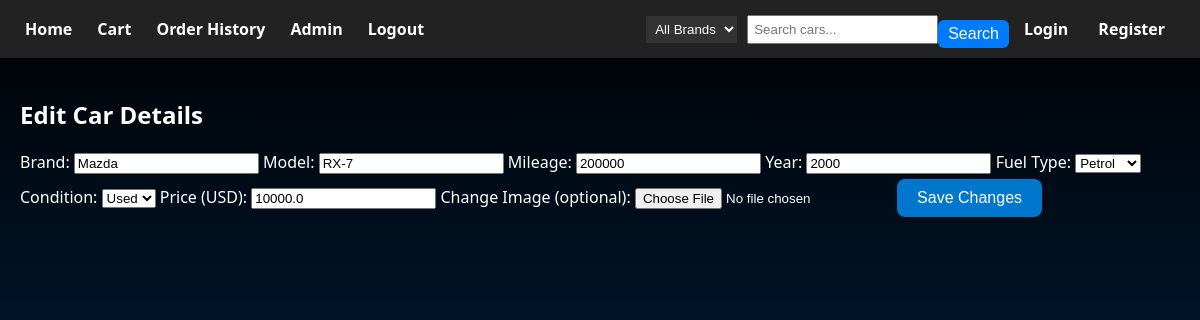
Page /edit/13 (signed in) on the earlier database version.
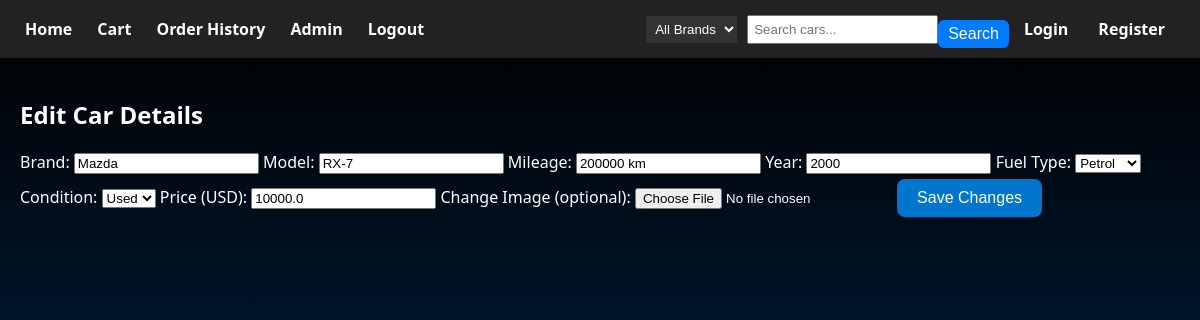
Same page on the later database version.
### models.py (models this page shows)
class Car(db.Model):
    id = db.Column(db.Integer, primary_key=True)
    model = db.Column(db.String(100), nullable=False)
    mileage = db.Column(db.Integer, nullable=False)
    year = db.Column(db.Integer, nullable=False)
    brand = db.Column(db.String(50), nullable=False)
    condition = db.Column(db.String(50), nullable=False)
    image = db.Column(db.String(100), nullable=True)
    price = db.Column(db.Float, nullable=False)
    seller_id = db.Column(db.Integer, db.ForeignKey('user.id'))
    seller = db.relationship('User', back_populates='listed_cars')

### app.py (the view, shortened to what this page needs)
@app.route('/edit/<int:car_id>', methods=['GET', 'POST'])
def edit_car(car_id):
    if 'admin_logged_in' not in session:
        return redirect(url_for('admin_login'))
    car = Car.query.get_or_404(car_id)
    return render_template('edit_car.html', car=car)

### app.py (called while the page is built)
@app.context_processor
def inject_user():
    if 'user_id' in session:
        user = User.query.get(session['user_id'])
        return dict(current_user=user)
    return dict(current_user=None)

### templates/edit_car.html (shortened to what this page needs)
{% extends "layout.html" %}
{% block content %}
<h2>Edit Car Details</h2>
<form action="{{ url_for('edit_car', car_id=car.id) }}" method="POST" enctype="multipart/form-data" class="car-form">
    <label>Brand:</label>
    <input type="text" name="brand" value="{{ car.brand }}" required>
    <label>Model:</label>
    <input type="text" name="model" value="{{ car.model }}" required>
    <label>Mileage:</label>
    <input type="text" name="mileage" value="{{ car.mileage }}" required>
    <label>Year:</label>
    <input type="number" name="year" value="{{ car.year }}" required>
    <label>Fuel Type:</label>
    <select name="fuel" required>
        <option value="Petrol" {% if car.fuel == 'Petrol' %}selected{% endif %}>Petrol</option>
    </select>
    <label>Condition:</label>
    <select name="condition" required>
        <option value="Used" {% if car.condition == 'Used' %}selected{% endif %}>Used</option>
    </select>
    <label>Price (USD):</label>
    <input type="number" name="price" step="0.01" value="{{ car.price }}" required>
    <label>Change Image (optional):</label>
    <input type="file" name="image" accept="image/*">
    <button type="submit" class="cart-btn">Save Changes</button>
</form>
{% endblock %}

Differences in the rows shown:
changed Car "Mazda": mileage "200000" → "200000 km"
